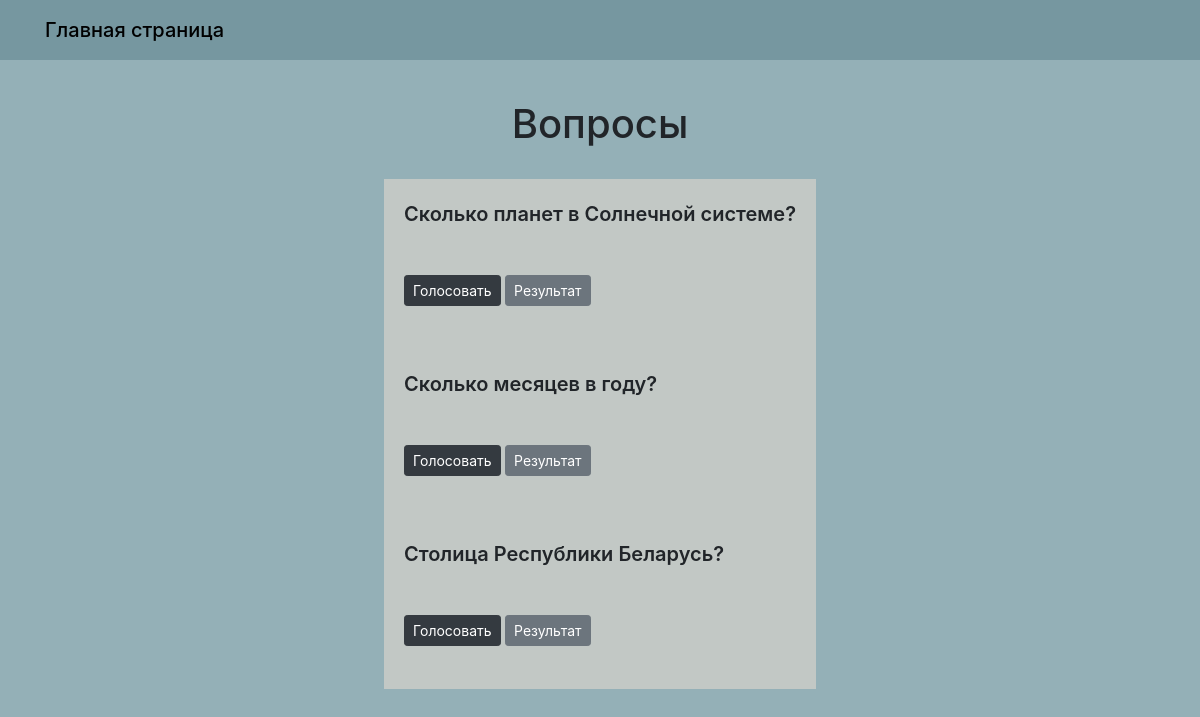
Screenshot of /questions/ with the database file from the repository.
### questions/models.py (models this page shows, shortened)
class Question(models.Model):
    question_text = models.CharField(max_length=255, verbose_name='Вопрос')
    pub_date = models.DateTimeField('дата публикации')
    class Meta:
        verbose_name = 'Вопрос'
        verbose_name_plural = 'Вопросы'

### questions/views.py (the view)
# urls.py: path('', views.index, name='index'),
def index(request):
    latest_question_list = Question.objects.order_by('pub_date')[:]
    context = {'latest_question_list': latest_question_list}
    return render(request, 'questions/index.html', context)

### templates/questions/index.html
{% extends 'base.html' %}
{% block content %}
    <h1 class="text-center mb-3">Вопросы</h1>
    {% if latest_question_list %}
        {% for question in latest_question_list %}
            <div class="card-mb-3">
                <div class="card-body">
                    <p class="lead">{{ question.question_text }}</p>
                    <div class="card-body_1">
                    <a href="{% url 'detail' question.id %}" class="btn btn-dark btn-sm">Голосовать</a>
                    <a href="{% url 'results' question.id %}" class="btn btn-secondary btn-sm">Результат</a>
                    </div>
                </div>
            </div>
        {% endfor %}
    {% else %}
        <p>Нет доступных опросов</p>
    {% endif %}
{% endblock %}

### static/css/style.css (style rules this page uses)
.basic { background: #94b0b7; }
.card-body { background: #c2c8c5; height: 170px; }
h1 { padding-bottom: 15px; }
.card-body > p { font-weight: 600; }
.lead { height: 60px; }

### rows the page displays
Question: question_text "Сколько планет в Солнечной системе?"
Question: question_text "Сколько месяцев в году?"
Question: question_text "Столица Республики Беларусь?"
